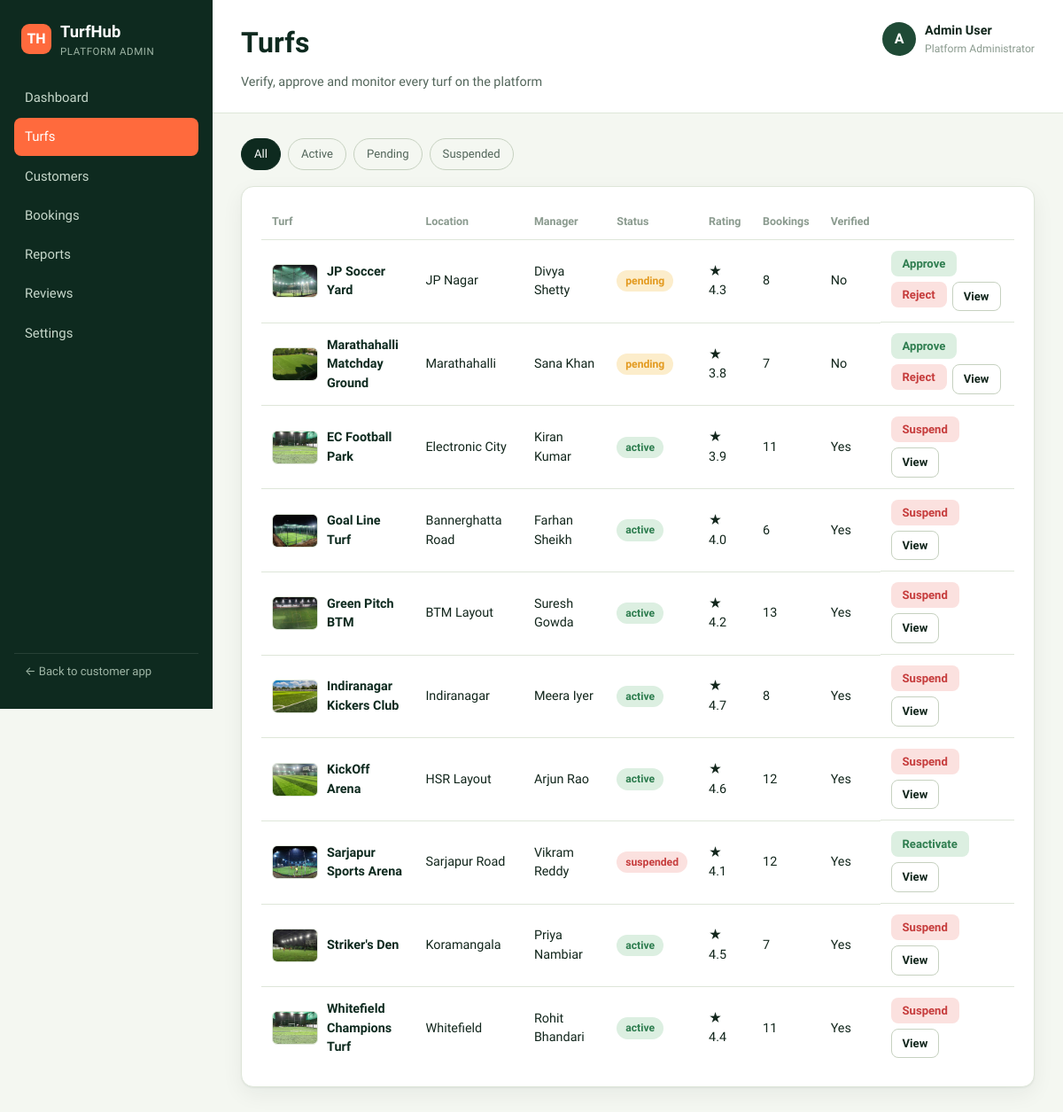
Page /admin/turfs on the committed database.
### tables this page shows
CREATE TABLE turfs (
    id INTEGER PRIMARY KEY,
    name TEXT NOT NULL,
    area TEXT NOT NULL,
    address TEXT NOT NULL,
    manager_id INTEGER REFERENCES managers(id),
    price_per_hour INTEGER NOT NULL,
    turf_type TEXT NOT NULL,          -- 5-a-side / 6-a-side / 7-a-side / 11-a-side
    surface_type TEXT NOT NULL,       -- Artificial Turf / Hybrid Grass / Natural Grass
    description TEXT NOT NULL,
    facilities TEXT NOT NULL,         -- comma separated
    opening_time TEXT NOT NULL,
    closing_time TEXT NOT NULL,
    rating REAL NOT NULL,
    status TEXT NOT NULL DEFAULT 'pending',       -- active / pending / suspended
    verified INTEGER NOT NULL DEFAULT 0,
    image TEXT NOT NULL,
    phone TEXT NOT NULL,
    distance_km REAL NOT NULL,
    created_at TEXT NOT NULL
);

CREATE TABLE managers (
    id INTEGER PRIMARY KEY,
    name TEXT NOT NULL,
    email TEXT NOT NULL,
    phone TEXT NOT NULL
);

### blueprints/admin/routes.py (the view)
@admin_bp.route("/turfs")
def turfs():
    conn = get_db()
    status = request.args.get("status", "")
    query = """SELECT turfs.*, managers.name as manager_name,
                      (SELECT COUNT(*) FROM bookings WHERE bookings.turf_id = turfs.id) as booking_count
               FROM turfs JOIN managers ON managers.id = turfs.manager_id"""
    params = []
    if status:
        query += " WHERE turfs.status=?"
        params.append(status)
    query += " ORDER BY turfs.status='pending' DESC, turfs.name"
    rows = conn.execute(query, params).fetchall()
    conn.close()
    return render_template("admin/turfs.html", turfs=rows, status=status)

### database.py (called while the page is built)
def get_db():
    conn = sqlite3.connect(DATABASE_PATH)
    conn.row_factory = sqlite3.Row
    conn.execute("PRAGMA foreign_keys = ON")
    return conn

### templates/admin/turfs.html (shortened to what this page needs)
{% extends "base_admin.html" %}
{% block admin_title %}Turfs{% endblock %}
{% block admin_subtitle %}Verify, approve and monitor every turf on the platform{% endblock %}
{% block admin_content %}
<div class="pill-nav">
  <a href="{{ url_for('admin.turfs') }}" class="{{ 'active' if not status }}">All</a>
  <a href="{{ url_for('admin.turfs', status='active') }}" class="{{ 'active' if status=='active' }}">Active</a>
  <a href="{{ url_for('admin.turfs', status='pending') }}" class="{{ 'active' if status=='pending' }}">Pending</a>
  <a href="{{ url_for('admin.turfs', status='suspended') }}" class="{{ 'active' if status=='suspended' }}">Suspended</a>
</div>
<div class="panel">
  <div class="table-wrap">
    <table class="data-table">
      <thead>
        <tr><th>Turf</th><th>Location</th><th>Manager</th><th>Status</th><th>Rating</th><th>Bookings</th><th>Verified</th><th></th></tr>
      </thead>
      <tbody>
        {% for t in turfs %}
        <tr>
          <td class="cell-name">
            <div class="cell-with-thumb">
              <img class="table-thumb" src="{{ url_for('static', filename='images/' + (t.image or 'placeholder.jpg')) }}"
                   alt="{{ t.name }} turf photo"
                   onerror="this.onerror=null;this.src='{{ url_for('static', filename='images/placeholder.jpg') }}';">
              <a href="{{ url_for('admin.turf_detail', turf_id=t.id) }}">{{ t.name }}</a>
            </div>
          </td>
          <td>{{ t.area }}</td>
          <td>{{ t.manager_name }}</td>
          <td><span class="badge badge-{{ t.status }}">{{ t.status }}</span></td>
          <td>★ {{ t.rating }}</td>
          <td>{{ t.booking_count }}</td>
          <td>{{ 'Yes' if t.verified else 'No' }}</td>
          <td class="row-actions">
            {% if t.status == 'pending' %}
            <form method="post" action="{{ url_for('admin.turf_action', turf_id=t.id, action='approve') }}"><button class="btn btn-success btn-sm">Approve</button></form>
            <form method="post" action="{{ url_for('admin.turf_action', turf_id=t.id, action='reject') }}"><button class="btn btn-danger btn-sm">Reject</button></form>
            {% elif t.status == 'active' %}
            <form method="post" action="{{ url_for('admin.turf_action', turf_id=t.id, action='suspend') }}"><button class="btn btn-danger btn-sm">Suspend</button></form>
            {% else %}
            <form method="post" action="{{ url_for('admin.turf_action', turf_id=t.id, action='activate') }}"><button class="btn btn-success btn-sm">Reactivate</button></form>
            {% endif %}
            <a class="btn btn-outline btn-sm" href="{{ url_for('admin.turf_detail', turf_id=t.id) }}">View</a>
          </td>
        </tr>
        {% endfor %}
      </tbody>
    </table>
  </div>
</div>
{% endblock %}

### static/css/style.css (style rules this page uses)
:root { --bg: #F4F7F1; --bg-alt: #FFFFFF; --pitch-900: #0E2A1F; --pitch-800: #163829; --pitch-700: #1F4A36; --pitch-600: #2C5F45; --line: #DEE6D9; --line-strong: #C6D1C0; --ink: #12261C; --ink-soft: #52655A; --ink-faint: #8A9A8E; --accent: #FF6A3D; --accent-dark: #E14F22; --accent-soft: #FFE4D8; --amber: #E39A1F; --amber-soft: #FCEDCB; --success: #2E7D4F; --success-soft: #DCEFE1; --danger: #C63C3C; --danger-soft: #FBE1DF; --radius-sm: 8px; --radius-md: 14px; --radius-lg: 20px; --shadow-card: 0 1px 2px rgba(14,42,31,0.06), 0 8px 24px rgba(14,42,31,0.06); --font-display: 'Barlow Condensed', 'Arial Narrow', sans-serif; --font-body: 'Work Sans', -apple-system, sans-serif; }
* { box-sizing: border-box; }
html, body { margin: 0; padding: 0; }
body { font-family: var(--font-body); background: var(--bg); color: var(--ink); line-height: 1.5; -webkit-font-smoothing: antialiased; }
a { color: inherit; text-decoration: none; }
img { max-width: 100%; display: block; }
.btn { display: inline-flex; align-items: center; justify-content: center; gap: 6px; padding: 10px 18px; border-radius: var(--radius-sm); font-family: var(--font-body); font-weight: 600; font-size: 0.92rem; border: 1px solid transparent; cursor: pointer; transition: transform .08s ease, background .15s ease; }
.btn-outline { background: transparent; border-color: var(--line-strong); color: var(--ink); }
.btn-danger { background: var(--danger-soft); color: var(--danger); }
.btn-success { background: var(--success-soft); color: var(--success); }
.btn-sm { padding: 6px 12px; font-size: 0.82rem; }
.badge { display: inline-flex; align-items: center; gap: 5px; padding: 3px 10px; border-radius: 999px; font-size: 0.76rem; font-weight: 600; }
.badge-active, .badge-confirmed, .badge-completed { background: var(--success-soft); color: var(--success); }
.badge-pending { background: var(--amber-soft); color: var(--amber); }
.badge-suspended, .badge-cancelled { background: var(--danger-soft); color: var(--danger); }
.panel { background: var(--bg-alt); border: 1px solid var(--line); border-radius: var(--radius-md); padding: 20px 22px; margin-bottom: 20px; box-shadow: var(--shadow-card); }
.table-wrap { overflow-x: auto; }
table.data-table { width: 100%; border-collapse: collapse; font-size: 0.9rem; }
.data-table th { text-align: left; padding: 10px 12px; color: var(--ink-faint); font-weight: 600; border-bottom: 1px solid var(--line); font-size: 0.78rem; }
.data-table td { padding: 12px; border-bottom: 1px solid var(--line); vertical-align: middle; }
.data-table tr:last-child td { border-bottom: none; }
.cell-name { font-weight: 600; color: var(--pitch-900); }
.row-actions { display: flex; gap: 6px; flex-wrap: wrap; }
.table-thumb { width: 52px; height: 38px; object-fit: cover; border-radius: 6px; border: 1px solid var(--line); flex-shrink: 0; }
.cell-with-thumb { display: flex; align-items: center; gap: 10px; }
.pill-nav { display: flex; gap: 8px; margin-bottom: 18px; flex-wrap: wrap; }
.pill-nav a { padding: 7px 14px; border-radius: 999px; font-size: 0.82rem; border: 1px solid var(--line-strong); color: var(--ink-soft); }
.pill-nav a.active { background: var(--pitch-900); border-color: var(--pitch-900); color: #fff; }

### rows in the picture
turfs: image (picture), name "JP Soccer Yard", area "JP Nagar", manager_name "Divya Shetty", status "pending", rating "4.3", booking_count "8", verified "No"
turfs: image (picture), name "Marathahalli Matchday Ground", area "Marathahalli", manager_name "Sana Khan", status "pending", rating "3.8", booking_count "7", verified "No"
turfs: image (picture), name "EC Football Park", area "Electronic City", manager_name "Kiran Kumar", status "active", rating "3.9", booking_count "11", verified "Yes"
turfs: image (picture), name "Goal Line Turf", area "Bannerghatta Road", manager_name "Farhan Sheikh", status "active", rating "4.0", booking_count "6", verified "Yes"
turfs: image (picture), name "Green Pitch BTM", area "BTM Layout", manager_name "Suresh Gowda", status "active", rating "4.2", booking_count "13", verified "Yes"
turfs: image (picture), name "Indiranagar Kickers Club", area "Indiranagar", manager_name "Meera Iyer", status "active", rating "4.7", booking_count "8", verified "Yes"
turfs: image (picture), name "KickOff Arena", area "HSR Layout", manager_name "Arjun Rao", status "active", rating "4.6", booking_count "12", verified "Yes"
turfs: image (picture), name "Sarjapur Sports Arena", area "Sarjapur Road", manager_name "Vikram Reddy", status "suspended", rating "4.1", booking_count "12", verified "Yes"
turfs: image (picture), name "Striker's Den", area "Koramangala", manager_name "Priya Nambiar", status "active", rating "4.5", booking_count "7", verified "Yes"
turfs: image (picture), name "Whitefield Champions Turf", area "Whitefield", manager_name "Rohit Bhandari", status "active", rating "4.4", booking_count "11", verified "Yes"
